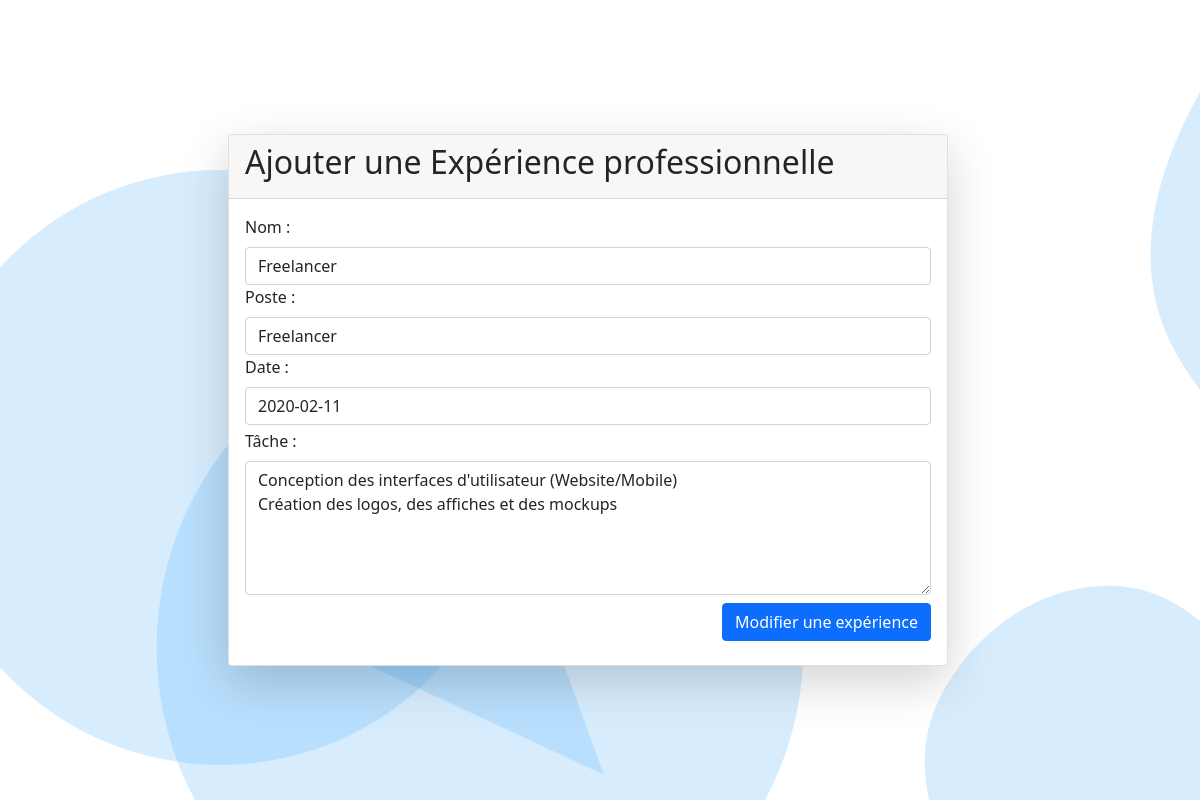
The app's page /configuration/experience/update_Experience/4 with its own data.
### configuration/models.py (models this page shows)
class Experience (models.Model):
    nom=models.CharField(max_length=200)
    post=models.CharField(max_length=200, null=True)
    tache=models.TextField()
    date=models.DateField()

### configuration/views.py (the view)
# urls.py: path('experience/update_Experience/<int:id>',views.update_Experience,name='update_Experience'),
def update_Experience(request, id):
    exp=models.Experience.objects.get(id=id)
    template = loader.get_template('update_Experience.html')
    context = {
    'exp': exp,
    }
    return HttpResponse(template.render(context, request))

### configuration/templates/update_Experience.html (shortened to what this page needs)
{% load static %}
<!DOCTYPE html>
<html lang="en">
<head>
    <link rel="stylesheet" href="{% static '/css/bootstrap.min.css' %}">
    <link rel="stylesheet" href="{% static '/css/style.css' %}">
</head>
<body>
    <section id="body">
        <div class="container">
            <div class="row d-flex justify-content-center align-items-center" style="height: 100vh; width: 100%;">
             <div class="col-md-8">
                <div class="card shadow-lg">
                    <div class="card-header">
                        <h2>Ajouter une Expérience professionnelle</h2>
                    </div>
                <div class="card-body">
                    <form action="update_Experience_action/{{ exp.id }}" enctype="multipart/form-data" method="post">
                        <div class="">
                            <label class="form-label">Nom :</label>
                            <input type="text" name="nom" value="{{ exp.nom }}" id="" class="form-control">
                        </div>
                        <div class="">
                            <label class="form-label">Poste :</label>
                            <input type="text" name="post" id="" class="form-control" value="{{ exp.post }}">
                        </div>
                        <div class="">
                                <label class="form-label">Date :</label>
                                <input type="text" name="date" id="" class="form-control" value="{{ exp.date|date:'Y-m-d' }}">
                        </div>
                        <div class="mt-1">
                            <label class="form-label">Tâche :</label>
                            <textarea  name="tache" id="" class="form-control" rows="5">{{ exp.tache }}</textarea>
                        </div>
                        <div class="text-end">
                            <button type="submit" class="btn btn-primary my-2">Modifier une expérience</button>
                        </div>
                    </form>
                </div>
             </div>
            </div>
            </div>
        </div>
    </section>
</body>
</html>

### static/css/style.css (style rules this page uses)
html { scroll-behavior: smooth; }

### records on screen
Experience: nom "Freelancer", post "Freelancer", date "2020-02-11", tache "Conception des interfaces d'utilisateur (Website/Mobile) Création des logos, des affiches et des mockups"
